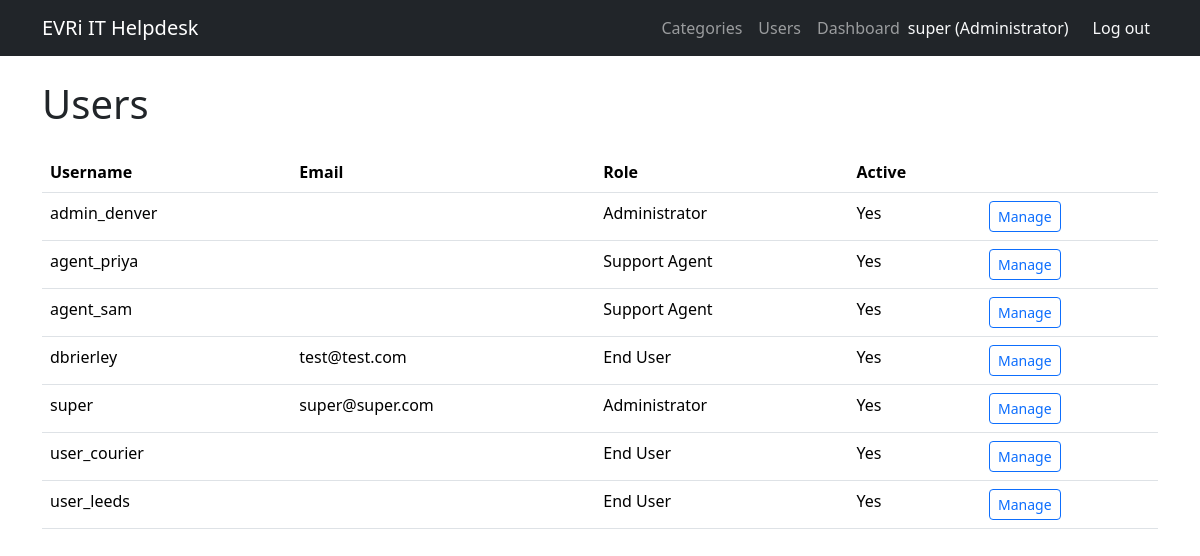
Screenshot of /accounts/users/ (signed in) with the database file from the repository.
### accounts/models.py (models this page shows, shortened)
class User(AbstractUser):
    class Role(models.TextChoices):
        USER = "USER", "End User"
        AGENT = "AGENT", "Support Agent"
        ADMIN = "ADMIN", "Administrator"
    role = models.CharField(
        max_length=10,
        choices=Role.choices,
        default=Role.USER,
    )
    department = models.CharField(max_length=100, blank=True)
    @property
    def is_administrator(self):
        return self.role == self.Role.ADMIN

### accounts/management_views.py (the view)
# urls.py: path("users/", management_views.UserListView.as_view(), name="user_list"),
class UserListView(AdminRequiredMixin, ListView):
    model = User
    template_name = "accounts/user_list.html"
    context_object_name = "users"
    ordering = ("username",)

### accounts/mixins.py (called while the page is built)
    def dispatch(self, request, *args, **kwargs):
        if not request.user.is_authenticated:
            return super().dispatch(request, *args, **kwargs)
        if self.allowed_roles and request.user.role not in self.allowed_roles:
            raise PermissionDenied("You do not have permission to view this page.")
        return super().dispatch(request, *args, **kwargs)

### templates/accounts/user_list.html (shortened to what this page needs)
{% extends "base.html" %}
{% block content %}
  <h1 class="mb-4">Users</h1>
  <table class="table">
    <thead><tr><th>Username</th><th>Email</th><th>Role</th><th>Active</th><th></th></tr></thead>
    <tbody>
      {% for u in users %}
        <tr>
          <td>{{ u.username }}</td>
          <td>{{ u.email }}</td>
          <td>{{ u.get_role_display }}</td>
          <td>{% if u.is_active %}Yes{% else %}No{% endif %}</td>
          <td><a href="{% url 'accounts:user_manage' u.pk %}" class="btn btn-sm btn-outline-primary">Manage</a></td>
        </tr>
      {% endfor %}
    </tbody>
  </table>
{% endblock %}

### templates/base.html (shortened to what this page needs)
<!DOCTYPE html>
<html lang="en">
<head>
  <link href="https://cdn.jsdelivr.net/npm/bootstrap@5.3.3/dist/css/bootstrap.min.css" rel="stylesheet">
</head>
<body>
  <nav class="navbar navbar-expand-lg navbar-dark bg-dark">
    <div class="container">
      <a class="navbar-brand" href="/">EVRi IT Helpdesk</a>
      <div class="navbar-nav ms-auto">
        {% if user.is_authenticated %}
          {% if user.is_administrator %}
            <a class="nav-link" href="{% url 'tickets:category_list' %}">Categories</a>
            <a class="nav-link" href="{% url 'accounts:user_list' %}">Users</a>
          {% endif %}
          <a class="nav-link" href="{% url 'dashboard:home' %}">Dashboard</a>
          <span class="navbar-text text-light me-3">{{ user.username }} ({{ user.get_role_display }})</span>
          <form method="post" action="{% url 'logout' %}" class="d-inline">
            <button type="submit" class="nav-link btn btn-link text-light">Log out</button>
          </form>
        {% else %}
          <a class="nav-link" href="{% url 'login' %}">Log in</a>
          <a class="nav-link" href="{% url 'accounts:register' %}">Register</a>
        {% endif %}
      </div>
    </div>
  </nav>
  <main class="container py-4">
    {% block content %}{% endblock %}
  </main>
</body>
</html>

### rows the page displays
User: username "super", role "Administrator", email "super@super.com", is_active "Yes"
User: username "admin_denver", role "Administrator", is_active "Yes"
User: username "agent_priya", role "Support Agent", is_active "Yes"
User: username "agent_sam", role "Support Agent", is_active "Yes"
User: username "dbrierley", email "test@test.com", role "End User", is_active "Yes"
User: username "user_courier", role "End User", is_active "Yes"
User: username "user_leeds", role "End User", is_active "Yes"
